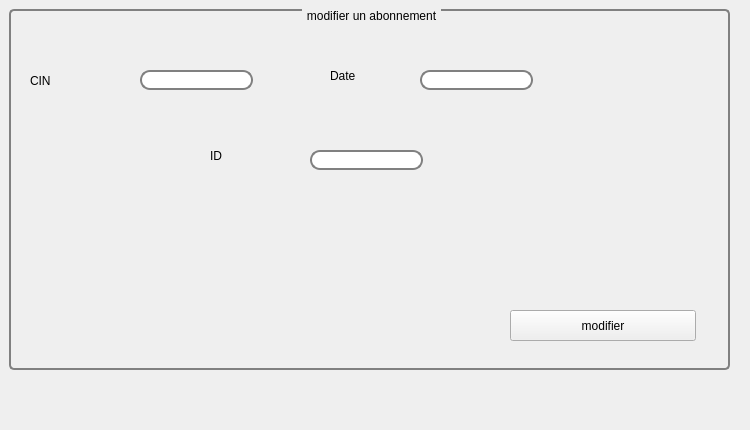
     <widget class="QWidget" name="tab_10">
      <attribute name="title">
       <string>modifier un abonnement</string>
      </attribute>
      <widget class="QGroupBox" name="groupBox_2">
       <property name="geometry">
        <rect>
         <x>9</x>
         <y>9</y>
         <width>721</width>
         <height>361</height>
        </rect>
       </property>
       <property name="styleSheet">
        <string notr="true">QGroupBox {
    background-color: qlineargradient(x1: 0, y1: 0, x2: 0, y2: 1,
                                      stop: 0 #E0E0E0, stop: 1 #FFFFFF);
    border: 2px solid gray;
    border-radius: 5px;
    margin-top: 1ex; /* leave space at the top for the title */
}

QGroupBox::title {
    subcontrol-origin: margin;
    subcontrol-position: top center; /* position at the top center */
    padding: 0 3px;
    background-color: qlineargradient(x1: 0, y1: 0, x2: 0, y2: 1,
                                      stop: 0 #FF0ECE, stop: 1 #FFFFFF);
}</string>
       </property>
       <property name="title">
        <string>modifier un abonnement</string>
       </property>
      </widget>
      <widget class="QPushButton" name="pb_modif_abonnemnt">
       <property name="geometry">
        <rect>
         <x>510</x>
         <y>310</y>
         <width>186</width>
         <height>31</height>
        </rect>
       </property>
       <property name="styleSheet">
        <string notr="true">QPushButton#pb_ajouter_2 {
    background-color: white;
    border-style: outset;
    border-width: 2px;
    border-radius: 10px;
    border-color: beige;
    font: bold 14px;
    min-width: 10em;
    padding: 6px;
}</string>
       </property>
       <property name="text">
        <string>modifier</string>
       </property>
      </widget>
      <widget class="QLineEdit" name="modif_abonnemnt_date">
       <property name="geometry">
        <rect>
         <x>420</x>
         <y>70</y>
         <width>113</width>
         <height>20</height>
        </rect>
       </property>
       <property name="styleSheet">
        <string notr="true">QLineEdit {
    border: 2px solid gray;
    border-radius: 10px;
    padding: 0 8px;
    background: white;
    selection-background-color: darkgray;
}</string>
       </property>
      </widget>
      <widget class="QLabel" name="label_14">
       <property name="geometry">
        <rect>
         <x>330</x>
         <y>60</y>
         <width>81</width>
         <height>31</height>
        </rect>
       </property>
       <property name="text">
        <string>Date</string>
       </property>
      </widget>
      <widget class="QLabel" name="label_20">
       <property name="geometry">
        <rect>
         <x>210</x>
         <y>130</y>
         <width>61</width>
         <height>51</height>
        </rect>
       </property>
       <property name="text">
        <string>ID</string>
       </property>
      </widget>
      <widget class="QLabel" name="label_21">
       <property name="geometry">
        <rect>
         <x>30</x>
         <y>60</y>
         <width>71</width>
         <height>41</height>
        </rect>
       </property>
       <property name="text">
        <string>CIN</string>
       </property>
      </widget>
      <widget class="QLineEdit" name="modif_abonnement_cin">
       <property name="geometry">
        <rect>
         <x>140</x>
         <y>70</y>
         <width>113</width>
         <height>20</height>
        </rect>
       </property>
       <property name="styleSheet">
        <string notr="true">QLineEdit {
    border: 2px solid gray;
    border-radius: 10px;
    padding: 0 8px;
    background: white;
    selection-background-color: darkgray;
}</string>
       </property>
      </widget>
      <widget class="QLineEdit" name="modif_abonnemnt_id">
       <property name="geometry">
        <rect>
         <x>310</x>
         <y>150</y>
         <width>113</width>
         <height>20</height>
        </rect>
       </property>
       <property name="styleSheet">
        <string notr="true">QLineEdit {
    border: 2px solid gray;
    border-radius: 10px;
    padding: 0 8px;
    background: white;
    selection-background-color: darkgray;
}</string>
       </property>
      </widget>
      <widget class="QLabel" name="label_38">
       <property name="geometry">
        <rect>
         <x>-6</x>
         <y>-1</y>
         <width>741</width>
         <height>421</height>
        </rect>
       </property>
       <property name="text">
        <string/>
       </property>
       <property name="pixmap">
        <pixmap>../../Downloads/78634496_719301035223392_5189077133661569024_n.jpg</pixmap>
       </property>
      </widget>
      <zorder>label_38</zorder>
      <zorder>groupBox_2</zorder>
      <zorder>pb_modif_abonnemnt</zorder>
      <zorder>modif_abonnemnt_date</zorder>
      <zorder>label_14</zorder>
      <zorder>label_20</zorder>
      <zorder>label_21</zorder>
      <zorder>modif_abonnement_cin</zorder>
      <zorder>modif_abonnemnt_id</zorder>
     </widget>
